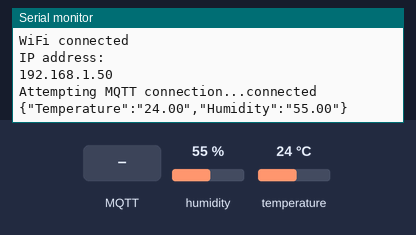
The sketch below on a simulated ESP32. On the bench: the last lines printed to the serial monitor. The test bench sets the inputs (shaded band); at power-on: humidity 55 %, temperature 24 °C. WiFi joins after 1.5 s; servers stay silent unless stated; random numbers use the default seed unless the sketch sets one; no MQTT or app messages arrive unless stated.

Above: at 2.7 s.
2.8 s: MQTT message "1" arrives on the first subscribed topic
At 3.3 s:
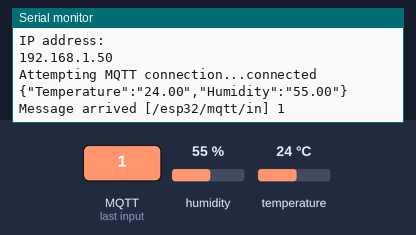
4.3 s: MQTT message "on" arrives on the first subscribed topic
At 5.5 s:
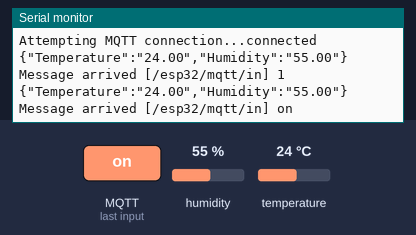
5.8 s: MQTT message "off" arrives on the first subscribed topic
At 5.96 s:
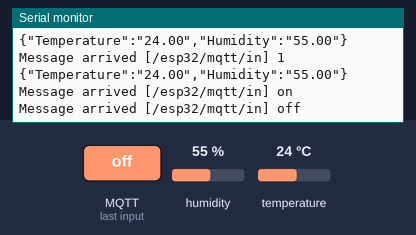
7.3 s: humidity set to 22 %
At 8.6 s:
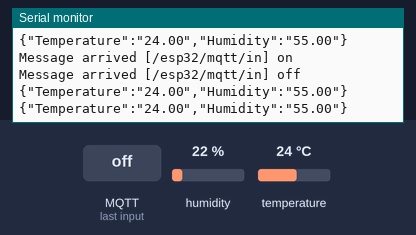
8.8 s: temperature set to 12 °C
At 10.2 s:
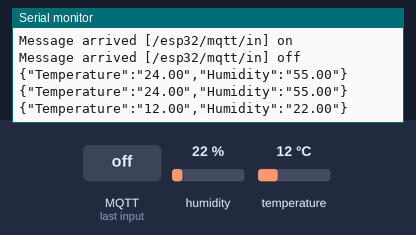
10.3 s: humidity set to 40 %
At 12.6 s:
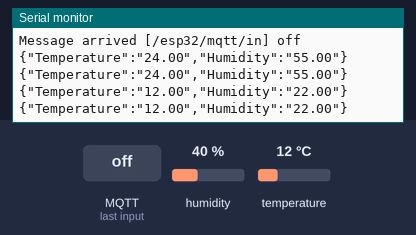

The sketch:

test.ino
```cpp
// WiFi
#include <WiFi.h>
#include <PubSubClient.h>

// JSON
#include <ArduinoJson.h>

//DHT11
#include "DHT.h"
#define DHTPIN 15
#define DHTTYPE DHT22
DHT dht(DHTPIN, DHTTYPE);

// Update these with values suitable for your network.
const char* ssid = "achtst";
const char* password = "123567890";
const char* mqtt_server = "broker.mqtt-dashboard.com";
const char* temp_topic = "/esp32-mqtt/temp-topic";
const char* humi_topic = "/esp32-mqtt/humi-topic";

WiFiClient espClient;
PubSubClient client(espClient);
unsigned long lastMsg = 0;

void setup_wifi() {

  delay(10);
  // We start by connecting to a WiFi network
  Serial.println();
  Serial.print(F("Connecting to "));
  Serial.println(ssid);

  WiFi.mode(WIFI_STA);
  WiFi.begin(ssid, password);

  while (WiFi.status() != WL_CONNECTED) {
    delay(500);
    Serial.print(F("."));
  }

  randomSeed(micros());

  Serial.println(F(""));
  Serial.println(F("WiFi connected"));
  Serial.println(F("IP address: "));
  Serial.println(WiFi.localIP());
}

void callback(char* topic, byte* payload, unsigned int length) {
  Serial.print(F("Message arrived ["));
  Serial.print(topic);
  Serial.print(F("] "));
  for (int i = 0; i < length; i++) {
    Serial.print((char)payload[i]);
  }
  Serial.println();
}

void reconnect() {
  // Loop until we're reconnected
  while (!client.connected()) {
    Serial.print(F("Attempting MQTT connection..."));
    // Create a random client ID
    String clientId = "ESP32Client-";
    clientId += String(random(0xffff), HEX);

    // Attempt to connect
    if (client.connect(clientId.c_str())) {
      Serial.println(F("connected"));
      client.subscribe("/esp32/mqtt/in");
    } else {
      Serial.print(F("failed, rc="));
      Serial.print(client.state());
      Serial.println(F(" try again in 5 seconds"));
      // Wait 5 seconds before retrying
      delay(5000);
    }
  }
}

void createJsonData(char* tempData, char* humiData, StaticJsonDocument<200> doc) {
  doc["Temperature"] = tempData;
  doc["Humidity"] = humiData;

  String strJson;
  serializeJson(doc, strJson);

  Serial.println(strJson);
}

void setup() {
  Serial.begin(115200);
  setup_wifi();
  dht.begin();
  client.setServer(mqtt_server, 1883);
  client.setCallback(callback);
}

void loop() {

  if (!client.connected()) {
    reconnect();
  }
  client.loop();

  long now = millis();
  // mengirim data setiap 2 detik
  if (now - lastMsg > 2000) {
    lastMsg = now;

    float h = dht.readHumidity();
    float t = dht.readTemperature();

    if (isnan(h) || isnan(t)) {
      Serial.println(F("Failed to read from DHT sensor!"));
      return;
    }

    // Convert the value to a char array
    char tempString[8];
    dtostrf(t, 2, 2, tempString);
    client.publish(temp_topic, tempString);

    // Convert the value to a char array
    char humString[8];
    dtostrf(h, 2, 2, humString);
    client.publish(humi_topic, humString);

    StaticJsonDocument<200> doc;
    createJsonData(tempString, humString, doc);
  }
}
```

Measured:
- after the input at 2.8 s, the serial monitor: prints a new line at once (image 1)
- after the input at 4.3 s, the serial monitor: prints a new line at once (image 2)
- after the input at 5.8 s, the serial monitor: prints a new line at once (image 3)
- after the input at 8.8 s, the serial monitor: prints a new line after 1.2 s (image 5)
